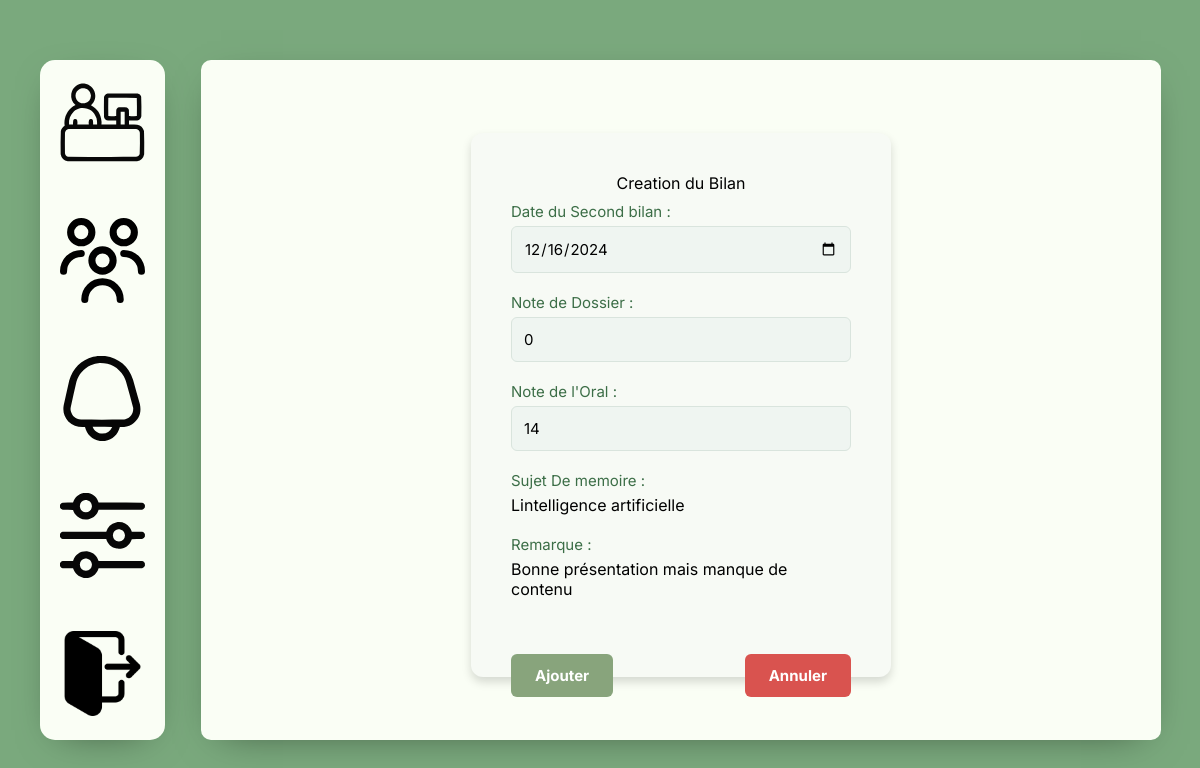
/MVC/Controller/AdministrateurController.php?action=modifierBilan2&id=7 (signed in), run on an earlier commit of the app's database.
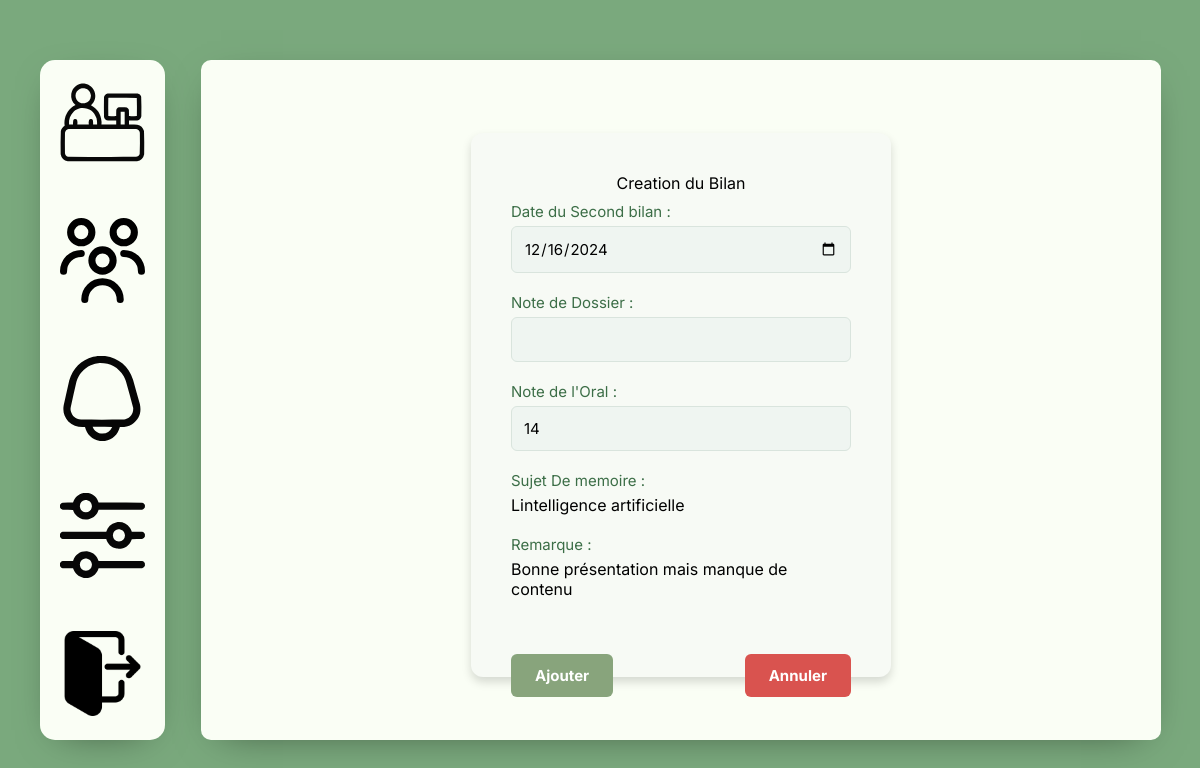
And on a later commit of the database.
### tables this page shows
CREATE TABLE Bilan2 (
    bil2_id INT AUTO_INCREMENT,
    bil2_date DATE,
    bil2_note_dossier FLOAT,
    bil2_note_oral FLOAT,
    bil2_remarques VARCHAR(1000),
    bil2_sujet_memoire VARCHAR(1000),
    etu_id INT NOT NULL,
    FOREIGN KEY (etu_id) REFERENCES Etudiant(etu_id),
    CONSTRAINT bilan2_pk PRIMARY KEY(bil2_id)
);

### MVC/DAO/DAO.php (called while the page is built, shortened)
<?php
abstract class DAO {
public function __construct(PDO $connect) {
$this->bdd = $connect;
}
}
?>

### MVC/DAO/Bilan2DAO.php (called while the page is built, shortened)
<?php
require_once 'EtduiantDAO.php';
require_once 'DAO.php';
class Bilan2DAO extends DAO
{
    public function find(int $id): object
    {
        $result = null;
        $query = "SELECT * FROM Bilan2 WHERE bil2_id = :bil2_id";
        $stmt = $this->bdd->prepare($query);
        $r = $stmt->execute([
            "bil2_id" => $id
        ]);
        if ($r !== false) {
            $row = ($tmp = $stmt->fetch(PDO::FETCH_ASSOC)) ? $tmp : null;
            if (!is_null($row)) {
                $etudiant = null;
                if (isset($row['etu_id'])) {
                    $etudiantmodel = new EtduiantDAO($this->bdd);
                    $etudiant = $etudiantmodel->find($row['etu_id']);
                }
                    $date = $row['bil2_date'] != null ? new DateTime($row['bil2_date']) : null;
                    $result = new Bilan2($row['bil2_sujet_memoire'],$date, $row['bil2_id'], $row['bil2_remarques'], $row['bil2_note_dossier'], $row['bil2_note_oral'], $etudiant);
            }
        }
        return $result;
    }
}

### MVC/DAO/EtduiantDAO.php (called while the page is built, shortened)
<?php
require_once 'DAO.php';
class EtduiantDAO extends DAO
{
    public function find(int $id): object
    {
        $bil1DAO = new Bilan1DAO($this->bdd);
        $bil2DAO = new Bilan2DAO($this->bdd);
        $result = null;
        $query = "SELECT * FROM Etudiant WHERE etu_id = :etu_id";
        $stmt = $this->bdd->prepare($query);
        $r = $stmt->execute([
            "etu_id" => $id
        ]);
        if ($r !== false) {
            $row = ($tmp = $stmt->fetch(PDO::FETCH_ASSOC)) ? $tmp : null;
            if (!is_null($row)) {
                $tuteur = null;
                if (isset($row['tut_id'])) {
                    $tuteurModel = new TuteurDAO($this->bdd);
                    $tuteur = $tuteurModel->find($row['tut_id']);
                }else{
                    $tuteur = null;
                }
                $entreprise = null;
                if (isset($row['ent_id'])) {
                    $entrepriseModel = new EntrepriseDAO($this->bdd);
                    $entreprise = $entrepriseModel->find($row['ent_id']);
                }
                else{
                    $entreprise = null;
                }
                $specialite = null;
                if (isset($row['spe_id'])) {
                    $specialiteModel = new SpecialiteDAO($this->bdd);
                    $specialite = $specialiteModel->find($row['spe_id']);
                }
                else{
                    $specialite = null;
                }
                $classe = null;
                if (isset($row['classe_id'])) {
                    $classeModel = new ClasseDAO($this->bdd);
                    $classe = $classeModel->find($row['classe_id']);
                }
                else{
                    $classe = null;
                }
                $maitreappre = null;
                if (isset($row['maitre_appr_id'])) {
                    $maitreappreModel = new MaitreApprentissageDAO($this->bdd);
                    $maitreappre = $maitreappreModel->find($row['maitre_appr_id']);
                }
                else{
                    $maitreappre = null;
                }
                $res = new Etudiant($tuteur,$specialite,$classe,$maitreappre,$entreprise,$row['etu_id'],$row['etu_nom'],$row['etu_pre'],$row['etu_email'],$row['etu_mdp'],$row['etu_tel'],$row['etu_adr'],$row['etu_ville'],$row['etu_cp']);
                $bil1 = $bil1DAO->getallBilan1ByEleve($res);
                $res->setMesBilan1($bil1);
                $bil2 = $bil2DAO->getallBilan2ByEleve($res);
                $res->setMesBilan2($bil2);
                $result = $res;
            }
        }
        return $result;
    }
}

### MVC/DAO/TuteurDAO.php (called while the page is built, shortened)
<?php
require_once 'DAO.php';
class TuteurDAO extends DAO {
    public function find(int $id): object
    {
        $result = null;
        $query = "SELECT * FROM Tuteur WHERE tut_id = :tut_id";
        $stmt = $this->bdd->prepare($query);
        $r = $stmt->execute([
            "tut_id" => $id
        ]);
        if ($r !== false) {
            $row = ($tmp = $stmt->fetch(PDO::FETCH_ASSOC)) ? $tmp : null;
            if (!is_null($row)) {
                $result = new Tuteur($row['tut_tel'],$row['tut_nb_etu_actu'], $row['tut_id'], $row['tut_nom'],$row['tut_pre'],$row['tut_email'],$row['tut_mdp']);
            }
        }
        return $result;
    }
}

### MVC/DAO/EntrepriseDAO.php (called while the page is built, shortened)
<?php
require_once 'DAO.php';
class EntrepriseDAO extends DAO
{
    public function find(int $id): object
    {
        $result = null;
        $query = "SELECT * FROM Entreprise WHERE ent_id = :ent_id";
        $stmt = $this->bdd->prepare($query);
        $r = $stmt->execute([
            "ent_id" => $id
        ]);
        if ($r !== false) {
            $row = ($tmp = $stmt->fetch(PDO::FETCH_ASSOC)) ? $tmp : null;
            if (!is_null($row)) {
                $result = new Entreprise($row['ent_id'],$row['ent_nom'], $row['ent_adr'], $row['ent_cp'], $row['ent_ville']);
            }
        }
        return $result;
    }
}

### MVC/DAO/SpecialiteDAO.php (called while the page is built, shortened)
<?php
require_once 'DAO.php';
class SpecialiteDAO extends DAO
{
    public function find(int $id): object
    {
        $result = null;
        $query = "SELECT * FROM Specialite WHERE spe_id = :spe_id";
        $stmt = $this->bdd->prepare($query);
        $r = $stmt->execute([
            "spe_id" => $id
        ]);
        if ($r !== false) {
            $row = ($tmp = $stmt->fetch(PDO::FETCH_ASSOC)) ? $tmp : null;
            if (!is_null($row)) {
                $result = new Specialite($row['spe_id'],$row['spe_nom']);
            }
        }
        return $result;
    }
}

### MVC/DAO/ClasseDAO.php (called while the page is built, shortened)
<?php
require_once 'DAO.php';
class ClasseDAO extends DAO
{
    public function find(int $id): object
    {
        $result = null;
        $query = "SELECT * FROM Classe WHERE classe_id = :classe_id";
        $stmt = $this->bdd->prepare($query);
        $r = $stmt->execute([
            "classe_id" => $id
        ]);
        if ($r !== false) {
            $row = ($tmp = $stmt->fetch(PDO::FETCH_ASSOC)) ? $tmp : null;
            if (!is_null($row)) {
                $result = new Classe($row['classe_id'], $row['classe_nom']);
            }
        }
        return $result;
    }
}

### MVC/Views/PageCreationBilan2.php (the view, shortened to what the changed rows need)
<!DOCTYPE html>
<html lang="fr">
<head>
    <link rel="stylesheet" href="../Style/Style.css">
</head>
<body>
<div class="MainContainerflex">
    <div class="ajout-container">
        <h1>Creation du Bilan</h1>
        <form method="POST" action="?action=CreatBilan2&id=<?php echo($bilan2->getIdBil());?>" class="ajout-etudiant-form">
            <div class="ajout-etudiant-form-group">
                <label for="dateBil2">Date du Second bilan :</label>
                <input type="date" id="dateBil2" name="dateBil2" value="<?php echo($bilan2->getDatBil2()->format("Y-m-d")) ?>" required>
            </div>
            <div class="ajout-etudiant-form-group">
                <label for="noteDos">Note de Dossier :</label>
                <input type="number"  min="0" max="20"  step="0.0001" id="noteDos" name="noteDos" value="<?php echo($bilan2->getNotDosBil()) ?>" >
            </div>
            <div class="ajout-etudiant-form-group">
                <label for="noteOra">Note de l'Oral :</label>
                <input type="number" min="0" max="20" step="0.0001" id="noteOra" name="noteOra" value="<?php echo($bilan2->getNotOraBil()) ?>" >
            </div>
            <div class="ajout-etudiant-form-group">
                <label for="sujetMemoire">Sujet De memoire :</label>
                <textarea style="resize: none; height: 20px"  id="sujetMemoire" name="sujetMemoire" ><?php echo($bilan2->getSujBil()) ?></textarea>
            </div>
            <div class="ajout-etudiant-form-group">
                <label for="remarque">Remarque :</label>
                <textarea style="resize: none; height: 50px"  id="remarque" name="remarque" ><?php echo($bilan2->getRemBil()) ?></textarea>
            </div>
            <div class="ajout-etudiant-buttons">
                <button type="submit" class="ajout-etudiant-btn ajout-etudiant-btn-ajouter">Ajouter</button>
                <button type="button" class="ajout-etudiant-btn ajout-etudiant-btn-annuler"
                        onclick="window.location.href='?action=bilanetud&id=<?php echo($bilan2->getMonEtu()->getIdUti())?>'">Annuler
                </button>
            </div>
        </form>
    </div>
</div>
</body>
</html>

What changed in the data, as far as the page shows it:
changed bilan2 "Lintelligence artificielle": noteDos "0" → (not shown)
